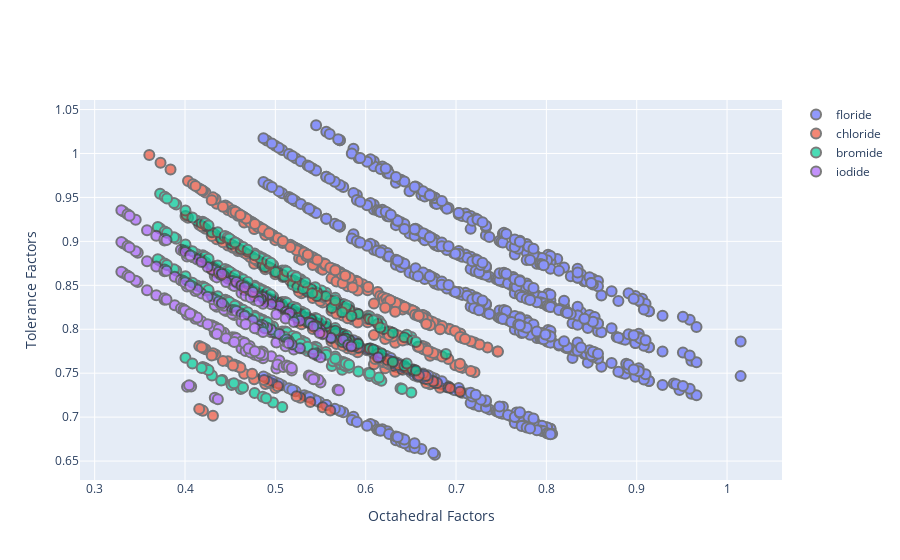

Notebook source saved alongside this figure:
### Code cell
import plotly.graph_objects as go

fig = go.Figure()

fig.add_trace(go.Scatter(x=F_data_dict['octahedral_factors'],
                         y=F_data_dict['tolerance_factors'],
                         name='floride',
                         text=F_data_dict['system'],
                         opacity=0.7))
           
fig.add_trace(go.Scatter(x=Cl_data_dict['octahedral_factors'],
                         y=Cl_data_dict['tolerance_factors'],
                         name='chloride',
                         text=Cl_data_dict['system'],
                         opacity=0.7))

fig.add_trace(go.Scatter(x=Br_data_dict['octahedral_factors'],
                         y=Br_data_dict['tolerance_factors'],
                         name='bromide',
                         text=Br_data_dict['system'],
                         opacity=0.7))

fig.add_trace(go.Scatter(x=I_data_dict['octahedral_factors'],
                         y=I_data_dict['tolerance_factors'],
                         name='iodide',
                         text=I_data_dict['system'],
                         opacity=0.7))


fig.update_traces(mode='markers', marker_line_width=2, marker_size=10)
fig.update_xaxes(title_text='Octahedral Factors')
fig.update_yaxes(title_text='Tolerance Factors')

### Figure 1 — Plotly figure (JSON) as saved in the notebook; plotly's stock layout.template omitted (floating-point values rounded to 4 significant figures; data arrays with more than 128 entries replaced by an {"elided": "..."} marker saying what was removed)
{"data": [{"marker": {"line": {"width": 2}, "size": 10}, "mode": "markers", "name": "floride", "opacity": 0.7, "text": {"elided": "693 str values"}, "type": "scatter", "x": {"elided": "693 float values"}, "y": {"elided": "693 float values"}}, {"marker": {"line": {"width": 2}, "size": 10}, "mode": "markers", "name": "chloride", "opacity": 0.7, "text": {"elided": "530 str values"}, "type": "scatter", "x": {"elided": "530 float values"}, "y": {"elided": "530 float values"}}, {"marker": {"line": {"width": 2}, "size": 10}, "mode": "markers", "name": "bromide", "opacity": 0.7, "text": {"elided": "341 str values"}, "type": "scatter", "x": {"elided": "341 float values"}, "y": {"elided": "341 float values"}}, {"marker": {"line": {"width": 2}, "size": 10}, "mode": "markers", "name": "iodide", "opacity": 0.7, "text": {"elided": "265 str values"}, "type": "scatter", "x": {"elided": "265 float values"}, "y": {"elided": "265 float values"}}], "layout": {"xaxis": {"title": {"text": "Octahedral Factors"}}, "yaxis": {"title": {"text": "Tolerance Factors"}}}}
